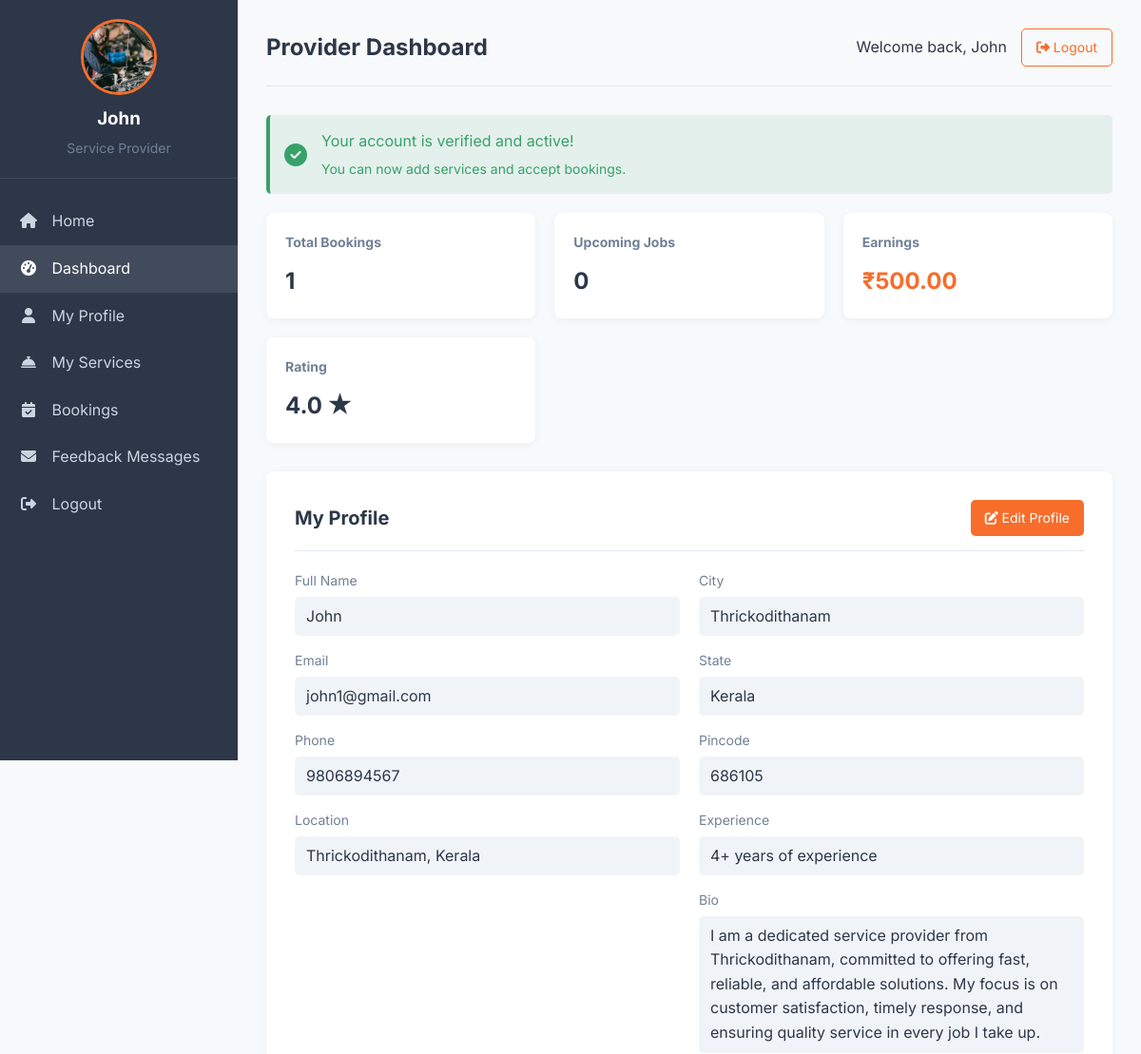
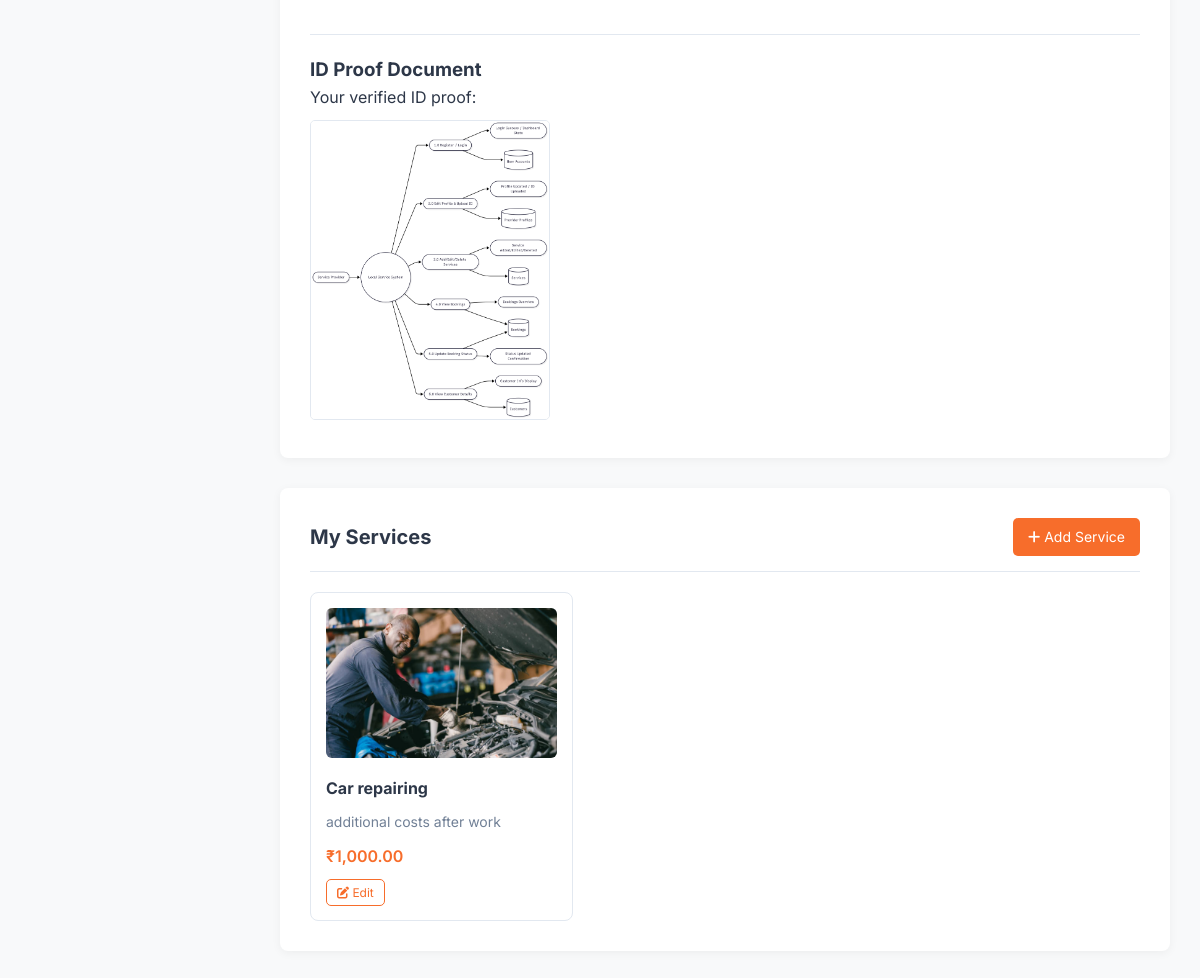
The app's page /provider_dashboard.php (signed in) with its own data (2 pictures, top to bottom).
### tables this page shows
CREATE TABLE `providers` (
  `id` int(11) NOT NULL,
  `user_id` int(11) NOT NULL,
  `experience` varchar(50) NOT NULL,
  `location` varchar(255) DEFAULT NULL,
  `bio` text DEFAULT NULL,
  `id_proof` varchar(255) DEFAULT NULL,
  `is_verified` tinyint(1) DEFAULT 0,
  `verification_status` enum('pending','approved','rejected') DEFAULT 'pending',
  `verification_notes` text DEFAULT NULL,
  `availability` enum('available','unavailable') DEFAULT 'available',
  `avg_rating` decimal(3,2) DEFAULT 0.00
);

CREATE TABLE `users` (
  `id` int(11) NOT NULL,
  `name` varchar(100) NOT NULL,
  `email` varchar(100) NOT NULL,
  `password` varchar(255) NOT NULL,
  `role` enum('admin','provider','customer') NOT NULL,
  `phone` varchar(20) NOT NULL,
  `address` text NOT NULL,
  `city` varchar(100) NOT NULL,
  `state` varchar(100) NOT NULL,
  `pincode` varchar(20) NOT NULL,
  `profile_image` varchar(255) DEFAULT NULL,
  `is_active` tinyint(1) DEFAULT 1,
  `created_at` timestamp NOT NULL DEFAULT current_timestamp(),
  `updated_at` timestamp NOT NULL DEFAULT current_timestamp() ON UPDATE current_timestamp()
);

CREATE TABLE `provider_services` (
  `id` int(11) NOT NULL,
  `provider_id` int(11) NOT NULL,
  `service_id` int(11) NOT NULL,
  `price` decimal(10,2) NOT NULL,
  `is_available` tinyint(1) DEFAULT 1
);

CREATE TABLE `services` (
  `id` int(11) NOT NULL,
  `name` varchar(100) NOT NULL,
  `category_id` int(11) NOT NULL,
  `description` text NOT NULL,
  `base_price` decimal(10,2) NOT NULL,
  `duration_minutes` int(11) NOT NULL,
  `image` varchar(255) DEFAULT NULL,
  `created_at` timestamp NOT NULL DEFAULT current_timestamp()
);

### provider_dashboard.php (the view, shortened to what this page needs)
<?php
include 'db.php';
$provider_id = $_SESSION['user']['id'];
$profile_sql = "SELECT u.name, u.email, u.phone, u.city, u.state, u.pincode, u.profile_image,
                       p.experience, p.bio, p.location, p.id_proof, p.is_verified,
                       p.verification_status, p.verification_notes
                FROM users u
                JOIN providers p ON u.id = p.user_id
                WHERE u.id = ?";
$profile_stmt = $conn->prepare($profile_sql);
$profile_stmt->bind_param("i", $provider_id);
$profile_stmt->execute();
$profile_result = $profile_stmt->get_result();
$profile = $profile_result->fetch_assoc();
$verification_status = $profile['verification_status'] ?? 'unverified';
$is_verified = ($verification_status === 'approved');
$totalBookings = $conn->query("SELECT COUNT(*) FROM bookings WHERE provider_id = $provider_id")->fetch_row()[0];
$upcomingJobs = $conn->query("SELECT COUNT(*) FROM bookings WHERE provider_id = $provider_id AND status = 'confirmed' AND booking_date >= NOW()")->fetch_row()[0];
$totalEarnings = $conn->query("SELECT SUM(amount) FROM bookings WHERE provider_id = $provider_id AND status IN ('confirmed', 'completed')")->fetch_row()[0] ?? 0;
$rating = $conn->query("SELECT AVG(rating) FROM reviews WHERE provider_id = $provider_id")->fetch_row()[0];
$services_result = null;
if ($is_verified) {
    $services_sql = "SELECT s.*, ps.price,
                    (SELECT image_url FROM service_images WHERE service_id = s.id LIMIT 1) as primary_image
                    FROM services s
                    JOIN provider_services ps ON s.id = ps.service_id
                    WHERE ps.provider_id = ?";
    $services_stmt = $conn->prepare($services_sql);
    $services_stmt->bind_param("i", $provider_id);
    $services_stmt->execute();
    $services_result = $services_stmt->get_result();
}
?>
<!DOCTYPE html>
<html lang="en">
<head>
    <link rel="stylesheet" href="https://cdnjs.cloudflare.com/ajax/libs/font-awesome/6.4.0/css/all.min.css">
</head>
<body>
    <div class="dashboard-container">
        <div class="sidebar">
            <div class="sidebar-header">
                <img src="<?= htmlspecialchars($profile['profile_image'] ?? 'https://ui-avatars.com/api/?name=' . urlencode($profile['name']) . '&background=f76d2b&color=fff') ?>"
                     alt="Profile" class="profile-img">
                <h3><?= htmlspecialchars($_SESSION['user']['name']) ?></h3>
                <p>Service Provider</p>
            </div>
            <div class="nav-menu">
                <a href="index.php" class="nav-item">
                    <i class="fas fa-home"></i> Home
                </a>
                <a href="#" class="nav-item active">
                    <i class="fas fa-tachometer-alt"></i> Dashboard
                </a>
                <a href="#profile" class="nav-item">
                    <i class="fas fa-user"></i> My Profile
                </a>
                <?php if ($is_verified): ?>
                <a href="#services" class="nav-item">
                    <i class="fas fa-concierge-bell"></i> My Services
                </a>
                <?php endif; ?>
                <a href="provider_bookings.php" class="nav-item">
                    <i class="fas fa-calendar-check"></i> Bookings
                </a>
                 <a href="usercontacted.php" class="nav-item">
                    <i class="fas fa-envelope"></i> Feedback Messages
                </a>
                <a href="logout.php" class="nav-item">
                    <i class="fas fa-sign-out-alt"></i> Logout
                </a>
            </div>
        </div>
        <div class="main-content">
            <div class="header">
                <h1>Provider Dashboard</h1>
                <div class="user-actions">
                    <span>Welcome back, <?= htmlspecialchars($_SESSION['user']['name']) ?></span>
                    <a href="logout.php" class="btn btn-outline">
                        <i class="fas fa-sign-out-alt"></i> Logout
                    </a>
                </div>
            </div>
<?php if ($verification_status === 'pending'): ?>
    <div class="verification-status pending">
        <i class="fas fa-clock"></i>
        <div>
            <span>Your verification is under review</span>
            <p>We're currently reviewing your submitted documents. This usually takes 24-48 hours.</p>
        </div>
    </div>
<?php elseif ($verification_status === 'approved'): ?>
    <div class="verification-status verified">
        <i class="fas fa-check-circle"></i>
        <div>
            <span>Your account is verified and active!</span>
            <p>You can now add services and accept bookings.</p>
        </div>
    </div>
<?php endif; ?>
            <div class="dashboard-cards">
                <div class="card">
                    <h3>Total Bookings</h3>
                    <p><?= $totalBookings ?></p>
                </div>
                <div class="card">
                    <h3>Upcoming Jobs</h3>
                    <p><?= $upcomingJobs ?></p>
                </div>
                <div class="card">
                    <h3>Earnings</h3>
                    <p class="primary">₹<?= number_format($totalEarnings, 2) ?></p>
                </div>
                <div class="card">
                    <h3>Rating</h3>
                    <p><?= $rating ? number_format($rating, 1) . ' ★' : 'N/A' ?></p>
                </div>
            </div>
            <div id="profile" class="profile-section">
                <div class="profile-header">
                    <h2>My Profile</h2>
                    <a href="edit_profile.php" class="btn btn-primary">
                        <i class="fas fa-edit"></i> Edit Profile
                    </a>
                </div>
                <div class="profile-details">
                    <div>
                        <div class="detail-group">
                            <label>Full Name</label>
                            <p><?= htmlspecialchars($profile['name'] ?? 'Not provided') ?></p>
                        </div>
                        <div class="detail-group">
                            <label>Email</label>
                            <p><?= htmlspecialchars($profile['email'] ?? 'Not provided') ?></p>
                        </div>
                        <div class="detail-group">
                            <label>Phone</label>
                            <p><?= htmlspecialchars($profile['phone'] ?? 'Not provided') ?></p>
                        </div>
                        <div class="detail-group">
                            <label>Location</label>
                            <p>
                                <?= !empty($profile['city']) || !empty($profile['state'])
                                    ? htmlspecialchars(($profile['city'] ?? '') . ', ' . ($profile['state'] ?? ''))
                                    : 'Not provided' ?>
                            </p>
                        </div>
                    </div>
                    <div>
                        <div class="detail-group">
                            <label>City</label>
                            <p><?= htmlspecialchars($profile['city'] ?? 'Not provided') ?></p>
                        </div>
                        <div class="detail-group">
                            <label>State</label>
                            <p><?= htmlspecialchars($profile['state'] ?? 'Not provided') ?></p>
                        </div>
                        <div class="detail-group">
                            <label>Pincode</label>
                            <p><?= htmlspecialchars($profile['pincode'] ?? 'Not provided') ?></p>
                        </div>
                        <div class="detail-group">
                            <label>Experience</label>
                            <p><?= htmlspecialchars($profile['experience'] ?? 'Not provided') ?></p>
                        </div>
                        <div class="detail-group">
                            <label>Bio</label>
                            <p><?= htmlspecialchars($profile['bio'] ?? 'Not provided') ?></p>
                        </div>
                    </div>
                </div>
                <div class="id-proof-container">
                    <h3>ID Proof Document</h3>
                    <?php if (!empty($profile['id_proof'])): ?>
                        <?php if ($verification_status === 'rejected'): ?>
                            <div class="verification-note">
                                <p><i class="fas fa-info-circle"></i> Your previous submission was rejected. Please upload a new ID proof to try again.</p>
                            </div>
                        <?php elseif ($verification_status === 'pending'): ?>
                            <p>Your submitted ID proof is under review:</p>
                            <img src="<?= htmlspecialchars($profile['id_proof']) ?>" alt="ID Proof" class="id-proof-image">
                        <?php else: ?>
                            <p>Your verified ID proof:</p>
                            <img src="<?= htmlspecialchars($profile['id_proof']) ?>" alt="ID Proof" class="id-proof-image">
                        <?php endif; ?>
                    <?php endif; ?>
                </div>
            </div>
            <?php if ($is_verified): ?>
            <div id="services" class="services-section">
                <div class="profile-header">
                    <h2>My Services</h2>
                    <a href="add_service.php" class="btn btn-primary">
                        <i class="fas fa-plus"></i> Add Service
                    </a>
                </div>
                <?php if ($services_result && $services_result->num_rows > 0): ?>
                    <div class="services-grid">
                        <?php while ($service = $services_result->fetch_assoc()):
                            $service_image = $service['primary_image'] ?? $service['image'] ?? 'https://via.placeholder.com/300x200?text=Service+Image';
                        ?>
                            <div class="service-card">
                                <img src="<?= htmlspecialchars($service_image) ?>"
                                     alt="<?= htmlspecialchars($service['name']) ?>"
                                     class="service-card-img">
                                <h4><?= htmlspecialchars($service['name']) ?></h4>
                                <p><?= htmlspecialchars(substr($service['description'], 0, 100)) . (strlen($service['description']) > 100 ? '...' : '') ?></p>
                                <div class="service-price">₹<?= number_format($service['base_price'], 2) ?></div>
                                <div style="margin-top: 10px;">
                                    <a href="edit_my_services.php?id=<?= $service['id'] ?>" class="btn btn-outline" style="padding: 5px 10px; font-size: 12px;">
                                        <i class="fas fa-edit"></i> Edit
                                    </a>
                                </div>
                            </div>
                        <?php endwhile; ?>
                    </div>
                <?php else: ?>
                    <p>You haven't added any services yet. Get started by adding your first service!</p>
                <?php endif; ?>
            </div>
            <?php endif; ?>
        </div>
    </div>
</body>
</html>

### records on screen
providers: user.profile_image (picture), user.name "John", user.email "john1@gmail.com", user.phone "9806894567", user.state "Thrickodithanam, Kerala", user.city "Thrickodithanam", user.state "Kerala", user.pincode "686105", experience "4+ years of experience", bio "I am a dedicated service provider from Thrickodithanam, committed to offering fast, reliable, and affordable solutions. My focus is on customer satisfaction, timely response, and ensuring quality service in every job I take up.", id_proof (picture)
provider_services: service.name "Car repairing", service.description "additional costs after work", service.base_price "1,000.00"

### other values on screen
$_SESSION['user']['name'] "John"
$totalBookings "1"
$upcomingJobs "0"
$totalEarnings "500.00"
$rating "4.0"
